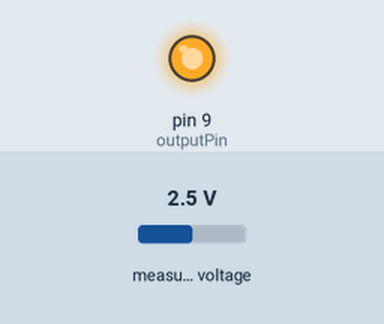
This sketch was run on a simulated Arduino Uno, built with avr-gcc and run on an emulated ATmega328P. On the bench: output pins drawn as LEDs (lit = HIGH). The inputs (shaded band) are chosen by the test bench; at power-on: measured voltage 2.5 V. What the sketch prints to the serial monitor is not drawn.

Above: at 0.3 s.
Timing chart, 0 to 1.8 s (numbered marks = the images above):
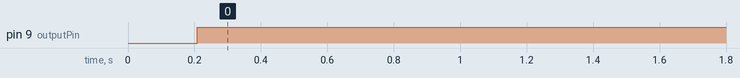

Measured:
- by itself, pin 9 (outputPin): LOW → HIGH at 0.21 s

The sketch:

PID_temperature.ino
```cpp
#include <Wire.h>
#include <Adafruit_ADS1X15.h>

#define outputPin 9

Adafruit_ADS1115 ads;

// gain 값
double Kp = 0; // 비례상수 (기준값과 현재값 오차에 kp 곱해 오차값 줄임)
double Ki = 0;
double Kd = 0;

unsigned long currentTime, previousTime;
double elapsedTime;
double error;
double lastError;
double output;
double setPoint = 0;
double cumError, rateError;
float temperature_read = 0.0;

float Temp;               //Temperature
float Vref;               //Referent voltage
float Vout;               //Voltage after adc
float value;              //Sensor value
int16_t adc0;

int run; //DC supply on/off
float data[5];

void setup() {
  Serial.begin(115200);
  ads.begin();
  pinMode(outputPin, OUTPUT);
  delay(100);
}

void loop()
{
  input_prameter();
  temperature_read = readThermocouple();
  currentTime = millis(); // 현재 시간
  elapsedTime = currentTime - previousTime; // 수행시간
  Serial.println(elapsedTime);

// 제어하고자 하는 값(input)과 설정값을 비교하여 오차계산
  error = setPoint - temperature_read; // 오차 (설정값 - 입력값)

  cumError += error * elapsedTime; // I, 시간에 대한 누적오차
  rateError = (error - lastError) / elapsedTime; // D, 에러의 변화율

  double result = Kp * error + Ki * cumError + Kd * rateError; // PID

  result = constrain(result, 0, 255);

  if (run == 1) {
    analogWrite(9, 255 - result);
  }
  else if (run == 0) {
    analogWrite(9, 255);
  }

  lastError = error;
  previousTime = currentTime;
  delay(100);
}

double readThermocouple() {
  value = ads.readADC_SingleEnded(0);
  Vout = value * 0.1875 / 1000;
  Temp = (Vout - 1.23) / 0.005;
  delay(100);
  return Temp;
}

void input_prameter() {
  if (Serial.available()) {
    String content = Serial.readStringUntil('\n');
    int content_length = content.length();
    for (int i = 0; i < content_length; i++)
    {
      int index = content.indexOf(",");
      data[i] = atof(content.substring(0, index).c_str());
      content = content.substring(index + 1);
    }
  }

  run = data[0];
  Kp = data[1];
  Ki = data[2];
  Kd = data[3];
  setPoint = data[4];
}
```
